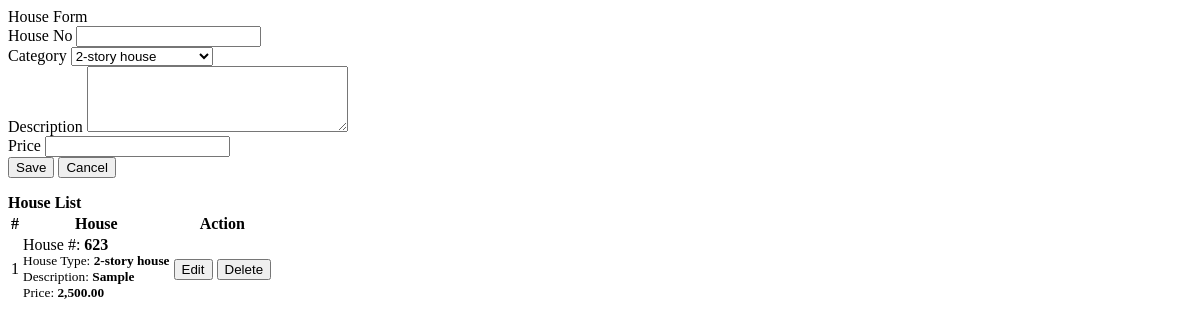
Before: /houses.php with the older database file.
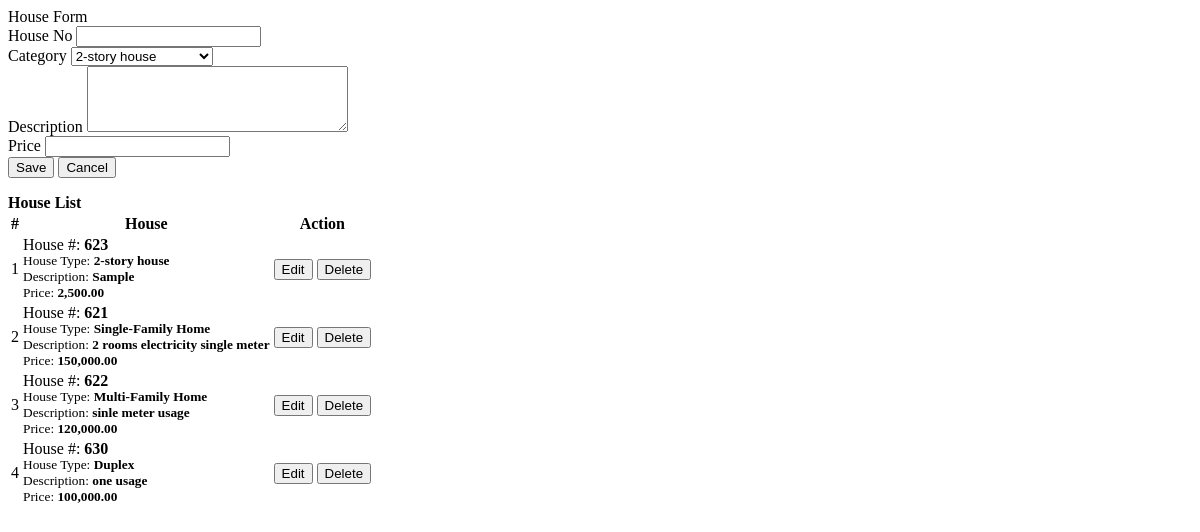
After: the same page with the newer database file.
### tables this page shows
CREATE TABLE IF NOT EXISTS `houses` (
  `id` int(30) NOT NULL AUTO_INCREMENT,
  `house_no` varchar(50) NOT NULL,
  `category_id` int(30) NOT NULL,
  `description` text NOT NULL,
  `price` double NOT NULL,
  PRIMARY KEY (`id`)
);

CREATE TABLE IF NOT EXISTS `categories` (
  `id` int(30) NOT NULL AUTO_INCREMENT,
  `name` varchar(200) NOT NULL,
  PRIMARY KEY (`id`)
);

### houses.php (the view, shortened to what this page needs)
<?php include('db_connect.php');?>
<div class="container-fluid">
	<div class="col-lg-12">
		<div class="row">
			<div class="col-md-4">
			<form action="" id="manage-house">
				<div class="card">
					<div class="card-header">
						    House Form
				  	</div>
					<div class="card-body">
							<div class="form-group">
								<label class="control-label">House No</label>
								<input type="text" class="form-control" name="house_no" required="">
							</div>
							<div class="form-group">
								<label class="control-label">Category</label>
								<select name="category_id" id="" class="custom-select" required>
									<?php
									$categories = $conn->query("SELECT * FROM categories order by name asc");
									if($categories->num_rows > 0):
									while($row= $categories->fetch_assoc()) :
									?>
									<option value="<?php echo $row['id'] ?>"><?php echo $row['name'] ?></option>
								<?php endwhile; ?>
								<?php else: ?>
									<option selected="" value="" disabled="">Please check the category list.</option>
								<?php endif; ?>
								</select>
							</div>
							<div class="form-group">
								<label for="" class="control-label">Description</label>
								<textarea name="description" id="" cols="30" rows="4" class="form-control" required></textarea>
							</div>
							<div class="form-group">
								<label class="control-label">Price</label>
								<input type="number" class="form-control text-right" name="price" step="any" required="">
							</div>
					</div>
					<div class="card-footer">
						<div class="row">
							<div class="col-md-12">
								<button class="btn btn-sm btn-primary col-sm-3 offset-md-3"> Save</button>
								<button class="btn btn-sm btn-default col-sm-3" type="reset" > Cancel</button>
							</div>
						</div>
					</div>
				</div>
			</form>
			</div>
			<div class="col-md-8">
				<div class="card">
					<div class="card-header">
						<b>House List</b>
					</div>
					<div class="card-body">
						<table class="table table-bordered table-hover">
							<thead>
								<tr>
									<th class="text-center">#</th>
									<th class="text-center">House</th>
									<th class="text-center">Action</th>
								</tr>
							</thead>
							<tbody>
								<?php
								$i = 1;
								$house = $conn->query("SELECT h.*,c.name as cname FROM houses h inner join categories c on c.id = h.category_id order by id asc");
								while($row=$house->fetch_assoc()):
								?>
								<tr>
									<td class="text-center"><?php echo $i++ ?></td>
									<td class="">
										<p>House #: <b><?php echo $row['house_no'] ?></b></p>
										<p><small>House Type: <b><?php echo $row['cname'] ?></b></small></p>
										<p><small>Description: <b><?php echo $row['description'] ?></b></small></p>
										<p><small>Price: <b><?php echo number_format($row['price'],2) ?></b></small></p>
									</td>
									<td class="text-center">
										<button class="btn btn-sm btn-primary edit_house" type="button" data-id="<?php echo $row['id'] ?>"  data-house_no="<?php echo $row['house_no'] ?>" data-description="<?php echo $row['description'] ?>" data-category_id="<?php echo $row['category_id'] ?>" data-price="<?php echo $row['price'] ?>" >Edit</button>
										<button class="btn btn-sm btn-danger delete_house" type="button" data-id="<?php echo $row['id'] ?>">Delete</button>
									</td>
								</tr>
								<?php endwhile; ?>
							</tbody>
						</table>
					</div>
				</div>
			</div>
		</div>
	</div>
</div>

Changed rows visible on the page:
added houses: house_no "621", category.name "Single-Family Home", description "2 rooms electricity single meter", price "150,000.00"
added houses: house_no "622", category.name "Multi-Family Home", description "sinle meter usage", price "120,000.00"
added houses: house_no "630", category.name "Duplex", description "one usage", price "100,000.00"
